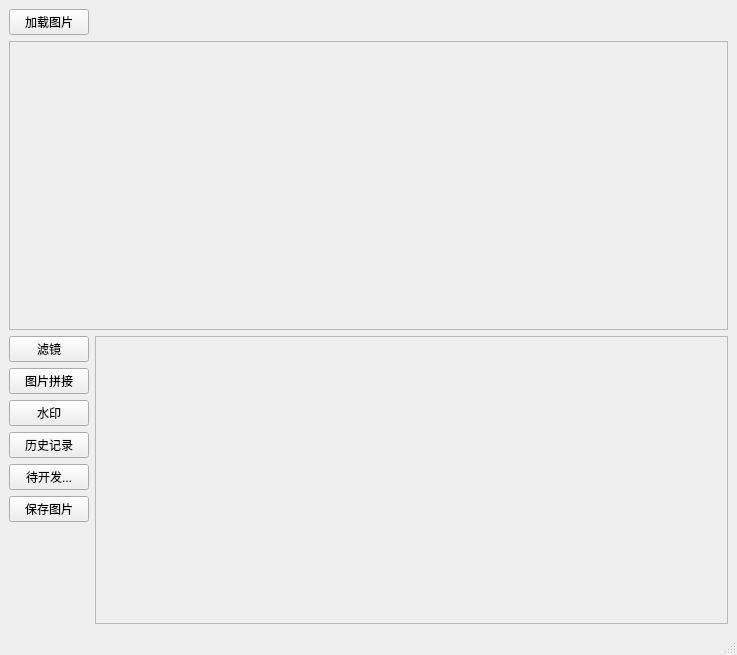
<?xml version="1.0" encoding="UTF-8"?>
<ui version="4.0">
 <class>MainWindow</class>
 <widget class="QMainWindow" name="MainWindow">
  <property name="geometry">
   <rect>
    <x>0</x>
    <y>0</y>
    <width>737</width>
    <height>655</height>
   </rect>
  </property>
  <property name="windowTitle">
   <string>MainWindow</string>
  </property>
  <widget class="QWidget" name="centralwidget">
   <layout class="QFormLayout" name="formLayout_2">
    <item row="0" column="0">
     <widget class="QPushButton" name="pushButton">
      <property name="text">
       <string>加载图片</string>
      </property>
     </widget>
    </item>
    <item row="1" column="0" colspan="2">
     <widget class="QScrollArea" name="scrollArea">
      <property name="widgetResizable">
       <bool>true</bool>
      </property>
      <widget class="QWidget" name="scrollAreaWidgetContents">
       <property name="geometry">
        <rect>
         <x>0</x>
         <y>0</y>
         <width>713</width>
         <height>268</height>
        </rect>
       </property>
      </widget>
     </widget>
    </item>
    <item row="2" column="0">
     <layout class="QFormLayout" name="formLayout">
      <item row="0" column="0">
       <widget class="QPushButton" name="pushButton_2">
        <property name="text">
         <string>滤镜</string>
        </property>
       </widget>
      </item>
      <item row="1" column="0">
       <widget class="QPushButton" name="pushButton_3">
        <property name="text">
         <string>图片拼接</string>
        </property>
       </widget>
      </item>
      <item row="2" column="0">
       <widget class="QPushButton" name="pushButton_4">
        <property name="text">
         <string>水印</string>
        </property>
       </widget>
      </item>
      <item row="3" column="0">
       <widget class="QPushButton" name="pushButton_6">
        <property name="text">
         <string>历史记录</string>
        </property>
       </widget>
      </item>
      <item row="4" column="0">
       <widget class="QPushButton" name="pushButton_7">
        <property name="text">
         <string>待开发...</string>
        </property>
       </widget>
      </item>
      <item row="5" column="0">
       <widget class="QPushButton" name="pushButton_5">
        <property name="text">
         <string>保存图片</string>
        </property>
       </widget>
      </item>
     </layout>
    </item>
    <item row="2" column="1">
     <widget class="QScrollArea" name="scrollArea_2">
      <property name="widgetResizable">
       <bool>true</bool>
      </property>
      <widget class="QWidget" name="scrollAreaWidgetContents_2">
       <property name="geometry">
        <rect>
         <x>0</x>
         <y>0</y>
         <width>604</width>
         <height>268</height>
        </rect>
       </property>
      </widget>
     </widget>
    </item>
   </layout>
  </widget>
  <widget class="QMenuBar" name="menubar">
   <property name="geometry">
    <rect>
     <x>0</x>
     <y>0</y>
     <width>737</width>
     <height>26</height>
    </rect>
   </property>
  </widget>
  <widget class="QStatusBar" name="statusbar"/>
 </widget>
 <resources/>
 <connections/>
</ui>
